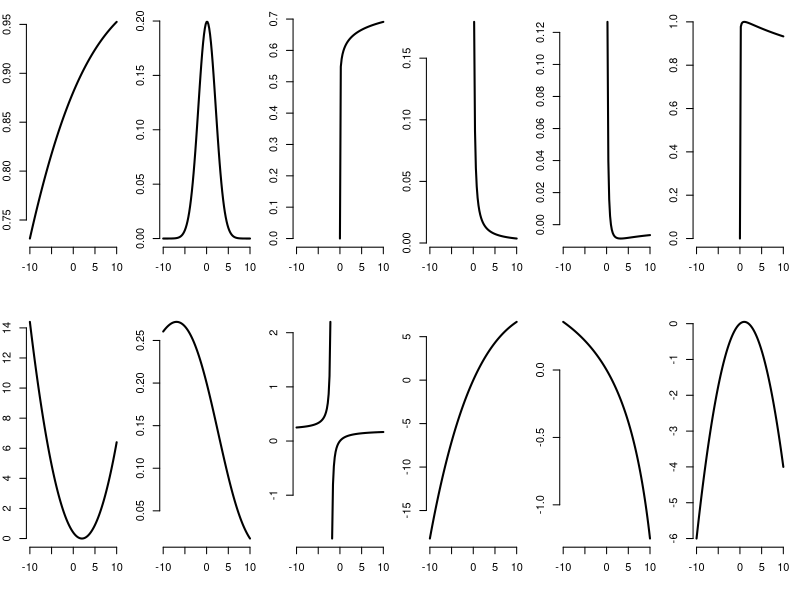

Here is the R script that generated this plot:
# telephone.R
rm(list=ls())

funs <- list()

# (variation on) logistic function
funs$f_1 <- function(x,a,b){
  1/(1+exp(-(a*x+b)))
}

# normal (Gaussian) probability density function
funs$f_2 <- function(x,a,b){
  exp(-((x-a)/b)^2/2)/(b*sqrt(2*pi))
}

# Weibull cumulative density function (a,b >0)
# defined for x >=0 (alt: piecewise)
funs$f_3 <- function(x,a,b){
  1-exp(-(x/b)^a)
}

# Weibull probability density function (a,b >0)
# defined for x >=0 (alt: piecewise)
funs$f_4 <- function(x,a,b){
  (a/b)*(x/b)^(a-1)*exp(-(x/b)^a)
}

# Kumaraswamy probability density function (a,b >0)
# continuously defined on the interval from 0 to 1
funs$f_5 <- function(x,a,b){
 a*b*x^(a-1)*(1-x^a)^(b-1) 
}

# Kumaraswamy cumulative density function (a,b >0)
# continuously defined on the interval from 0 to 1
funs$f_6 <- function(x,a,b){
  1-(1-x^a)^b
}

# U-quadratic distribution (a > 0)
# * only defined on interval a to b
funs$f_7 <- function(x,a,b){
  a*(x-b)^2
}

# Gompertz distribution pdf
# defined for x >=0 (alt: piecewise)
funs$f_8 <- function(x,a,b){
  a*b*exp(a*x)*exp(b)*exp(-b*exp(a*x))
}

# Beverton Holt like
funs$f_9 <- function(x,a,b){
  a*x/(1+x/b)
}

# Ricker like
funs$f_10 <- function(x,a,b){
  x*exp(a*(1-x/b))
}

# ... (0 <= a <= 1; b >= 0); 
funs$f_11 <- function(x,a,b){
  a*x/(a*x - (1-a)*b)
}

# logistic growth (a,b > 0)
funs$f_12 <- function(x,a,b){
  a*x*(1-x/b)
}

par(bty="n",ann=F,mar=c(4,2,1,1),mfrow=c(2,ceiling(length(funs)/2)))
for(nn in 1:length(funs)){
  curve(funs[[nn]](x,a=.10,b=2),-10,10,lwd=2)
}

scramble <- sample(1:length(funs),length(funs),F)

png("scambledFunctions.png",6.5,4,"in",res=400)
par(bty="n",ann=F,mar=c(4,2,1,1),mfrow=c(2,ceiling(length(funs)/2)))
for(nn in scramble){
  curve(funs[[nn]](x,a=.10,b=2),-10,10,lwd=2)
}
dev.off()